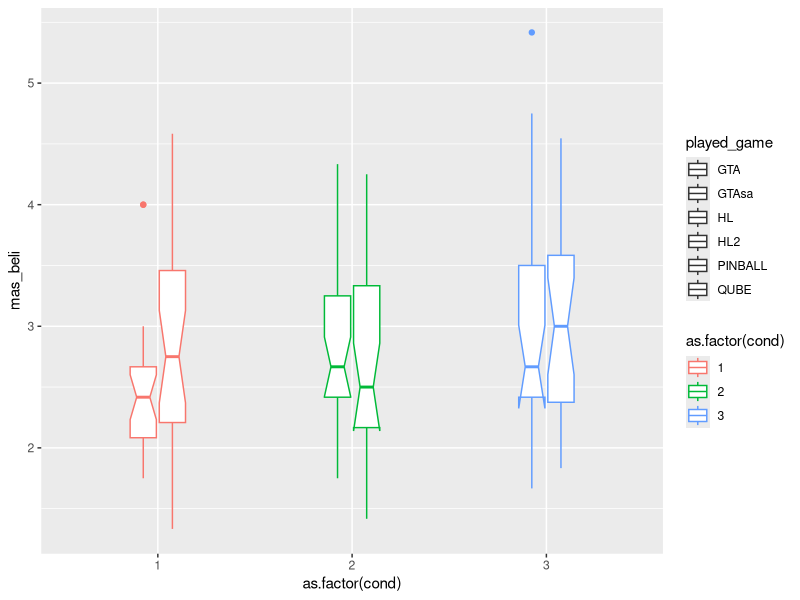
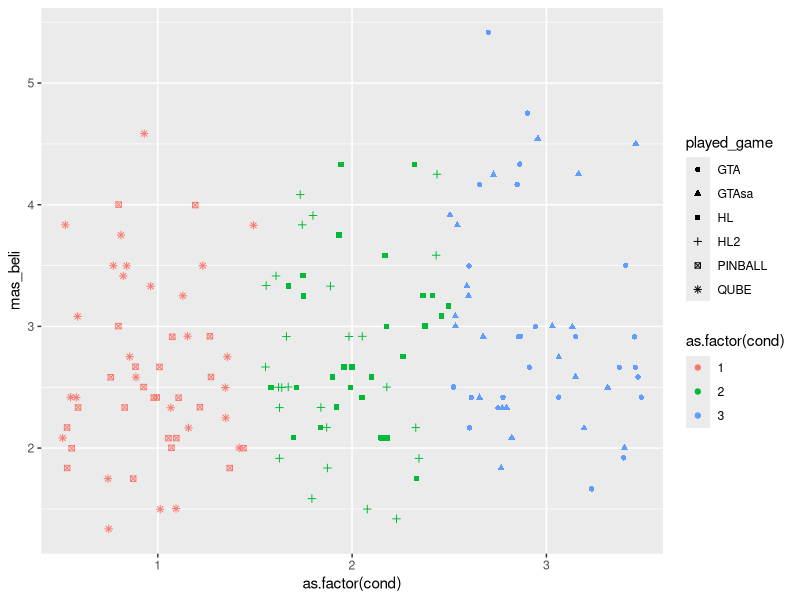
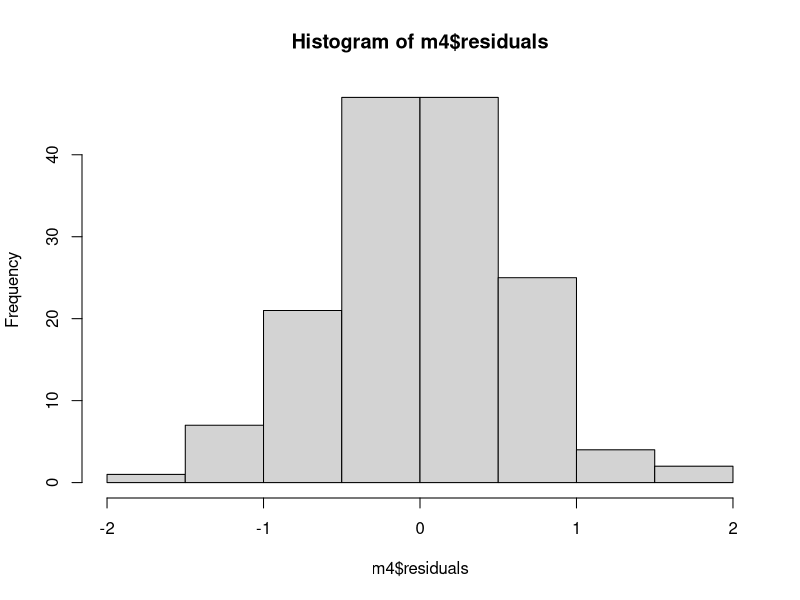
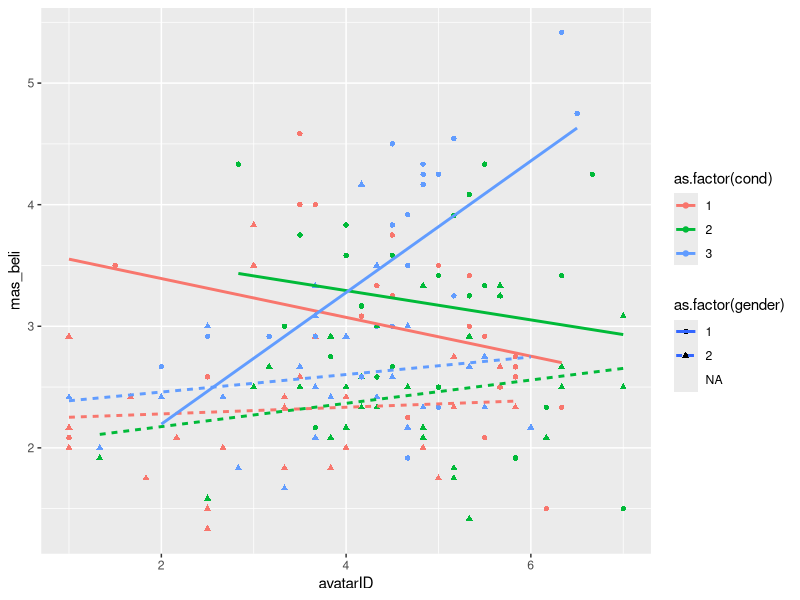
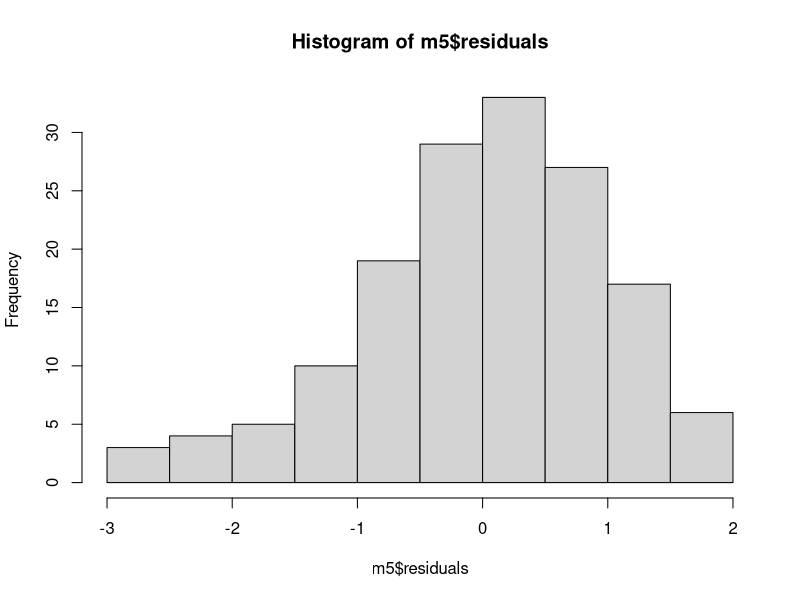
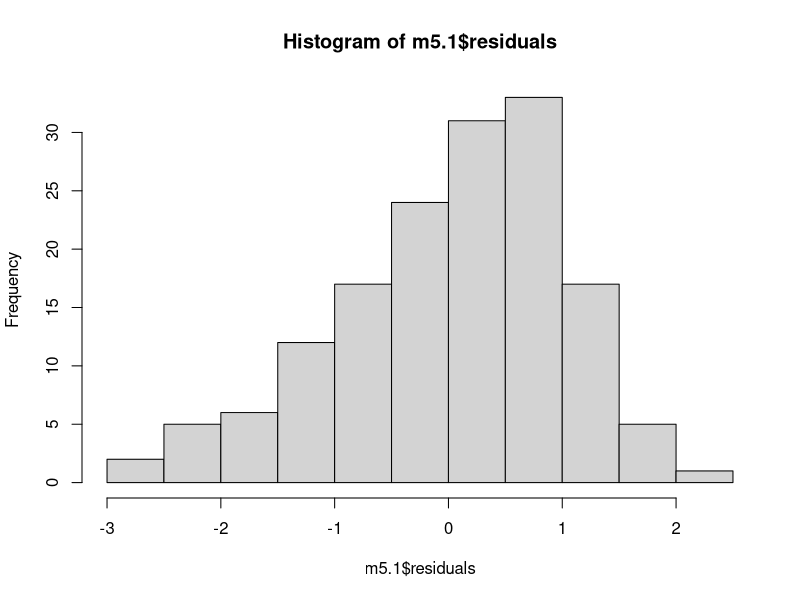
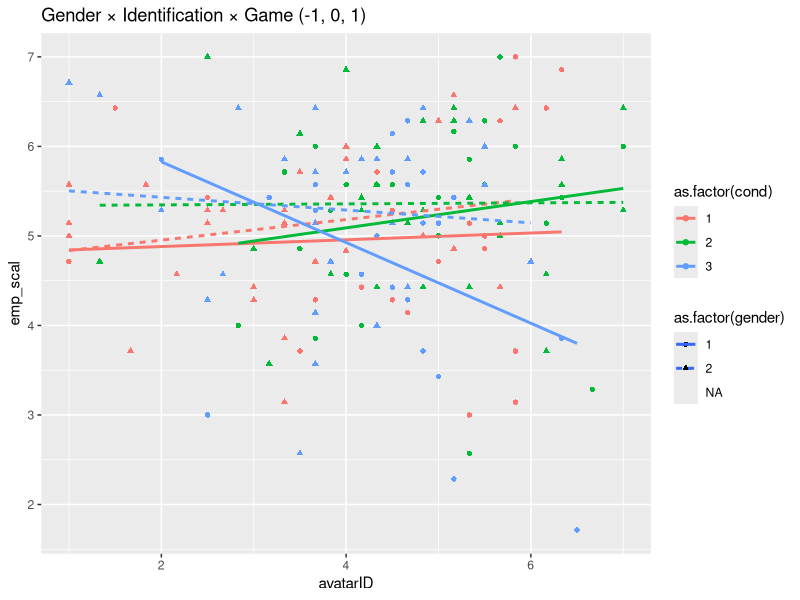
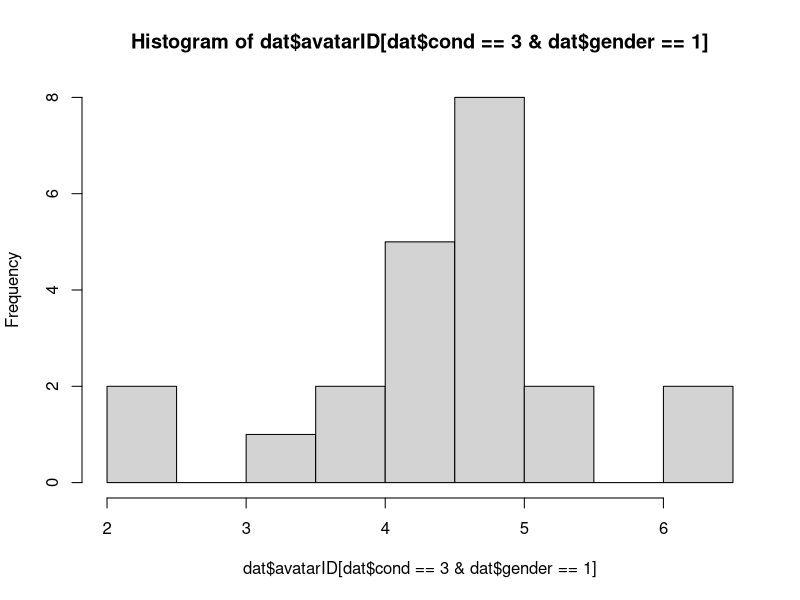

Write the R code that produced these figures, in order. (Note: this script raises an error after producing the figures.)
# re-analysis of Gabbiadini et al. 2016
library(psych)
library(dplyr)
library(magrittr)
library(ggplot2)
library(lavaan)
library(car)

dat = read.csv("data_set_PLOS.csv")
table(dat$played_game, dat$condition, useNA = 'always')
table(dat$played_game, dat$cond, useNA = 'always')

# Experimental assignment
dat %>% 
  select(played_game:cond) %>% 
  distinct

# Avatar identification
dat %>% 
  select(avatar_id_embodied_presence1:avatar_id_char_empathy4) %>% 
  glimpse

# Masculine beliefs
dat %>% 
  select(MRNI1_aggr:MRNI15_restremotionality) %>% 
  glimpse

# Do these really belong together -- "demonstrate physical prowess" v 
# "use any means to 'convince' a girl to have sex"
dat %>% 
  select(MRNI1_aggr:MRNI15_restremotionality) %>% 
  psych::alpha()
# I guess so.  

# Empathy for victim?
dat %>% 
  select(Empathy_comprensione:Empathy_disinteresseR) %>% 
  glimpse

# Game rating. Was there a Game_rating_involvement1?
dat %>% 
  select(game_rating_involvement2_eccitante:game_rating_involvement3_coinvolgente) %>% 
  glimpse


# Analysis ---
# Effects of game on empathy towards women -- zilch ----
# I'm guessing "emp_scal" is their outcome -- empathy towards female violence victim
dat %>% 
  select(Empathy_comprensione:Empathy_disinteresse) %>% 
  psych::alpha(check.keys = T)

dat %>% 
  select(Empathy_comprensione:Empathy_disinteresse, emp_scal) %>% 
  cor(use = "pairwise") %>% 
  round(3)

m1 = aov(emp_scal ~ as.factor(condition), data = dat)
summary(m1)
TukeyHSD(m1) 

m1.1 = lm(emp_scal ~ cond, data = dat)
summary(m1.1)

tapply(dat$emp_scal, dat$cond, mean, na.rm = T)

# Moderated by gender?
m1.2 = lm(emp_scal ~ condition * as.factor(gender), data = dat)
summary(m1.2)
Anova(m1.2, type = 3) # No

# Get means by gender
tapply(dat$emp_scal, INDEX = list(dat$condition, dat$gender), FUN = mean, na.rm = T)
aov(emp_scal ~ condition, data = dat[dat$gender == 1,]) %>% TukeyHSD()
# No differences even among men

# Effects of game on masculine beliefs ----
# ANOVA
m2 = aov(mas_beli ~ condition, data = dat)
summary(m2)
TukeyHSD(m2) # GTA differs from nonviolent, p = .03

# Linear contrast
m2.1 = lm(mas_beli ~ cond, data = dat)
summary(m2.1)

ggplot(dat, aes(x = as.factor(cond), y = mas_beli, 
                col = as.factor(cond), shape = played_game)) +
  geom_boxplot(width = .3, notch = T)

ggplot(dat, aes(x = as.factor(cond), y = mas_beli, 
                col = as.factor(cond), shape = played_game)) +
  geom_point(position = position_jitter(width = .5))

# Identification with game character ----
# Greatest identification in half-life
m3 = aov(avatarID ~ condition, data = dat)
summary(m3)
TukeyHSD(m3) # HL is greater than GTA, greater than Qube/pinball

# compare to total scale
m3.1 = aov(avatar_id ~ condition, data = dat)
summary(m3.1)
TukeyHSD(m3.1) # HL is greater than GTA, greater than Qube/pinball

# Our predicted 3-way interaction between game, gender, and identification ---
m4 = lm(mas_beli ~ condition*as.factor(gender)*avatarID, data = dat)
summary(m4)
hist(m4$residuals)

ggplot(dat, aes(x = avatarID, y = mas_beli, col = as.factor(cond), 
                lty = as.factor(gender), shape = as.factor(gender))) +
  geom_point() + 
  geom_smooth(method = "lm", se = F)

# Does that 3-way interaction generalize to the primary outcome? ---
m5 = lm(emp_scal ~ as.factor(cond)*as.factor(gender)*avatarID, data = dat)
summary(m5) # No it does not
hist(m5$residuals)
Anova(m5, type = 3)

# Ordinal code?
m5.1 = lm(emp_scal ~ cond*as.factor(gender)*avatarID, data = dat)
summary(m5.1) # Still the answer is no
hist(m5.1$residuals)
Anova(m5.1, type = 3)

ggplot(dat, aes(x = avatarID, y = emp_scal, col = as.factor(cond), 
                lty = as.factor(gender), shape = as.factor(gender))) +
  geom_point() + 
  geom_smooth(method = 'lm', se = F) +
  ggtitle("Gender × Identification × Game (-1, 0, 1)")

# Kinda? But not significantly so.

# So just how many highly-identified violent male gamers are there?
hist(dat$avatarID[dat$cond == 3 & dat$gender == 1], breaks = 7)
sum(dat$avatarID[dat$cond == 3 & dat$gender == 1] > 4) # about 17
length(dat$avatarID[dat$cond == 3 & dat$gender == 1]) # out of 22

ggplot(dat, aes(x = mas_beli, y = emp_scal, col = as.factor(gender))) +
  geom_point() +
  geom_smooth(method = "lm")

# Were these two factors correlated in the control group? Yeah
dat %>% 
  filter(cond == 1) %>% 
  select(gender, mas_beli, emp_scal) %>% 
  cor(use = 'pairwise') %>% 
  round(3)

dat %>% 
  filter(cond == 1) %>% 
  ggplot(aes(x = mas_beli, y = emp_scal, col = as.factor(gender))) +
  geom_point() + 
  geom_smooth(method = "lm")

# Not sure if I'm contrast-coding this correctly
model.check = lm(emp_scal ~ mas_beli * C(as.factor(gender), "contr.treatment"), data = dat, subset = cond == 1)
summary(model.check)

# SEM ----
modelSEM = {
  "emp_scal ~ mas_beli
  mas_beli ~ cond101 + gend_con + avatad_IDcent +
              gender_codxcond101 + avatad_IDcentxgendercod + avatad_IDcentxcond101 +
              avatad_IDcentxgendercodxcond101"
}

model.sem = sem(modelSEM, data = dat)
summary(model.sem)



# How many have avatar_id > 4.29?
dat %>% 
  filter(condition == "GTA", gender == 1) %>% 
  select(avatarID)

dat %>% 
  filter(condition == "GTA", gender == 1) %>% 
  with(., hist(avatarID))

dat %>% 
  filter(condition == "GTA", gender == 1) %>% 
  with(., hist(avatarID, breaks = c(2, 3, 4, 4.2583, 5, 6, 7), freq = T))
abline(v = 4.2583, col = "red", lwd = 2)

dat %>% 
  filter(condition == "GTA", gender == 1) %>% 
  with(., table(avatarID > 4.2583))
  
# Why are avatar_id and avatarID different?
with(dat, plot(avatarID, avatar_id))

# avatarID seems to be the one used in the process model
with(dat, plot(avatarID, avatad_IDcent))

# Why do avatarID and avatar_id differ?
# AvatarID is just the "embodied presence" subscale of the identification measure
# Embodied presence subscale:
dat %>% 
  select(avatar_id_embodied_presence1:avatar_id_embodied_presence6) %>% 
  apply(1, FUN = mean) %T>% 
  plot(x = ., y = dat$avatarID, 
       main = "avatarID is embodied presence subscale",
       xlab = "subscale mean") %>%
  plot(x = ., y = dat$avatar_id,
       main = "avatar_id is not embodied presence subscale",
       xlab = "subscale mean") 

# Total measure mean:
dat %>% 
  select(avatar_id_embodied_presence1:avatar_id_char_empathy4) %>% 
  apply(1, FUN = mean) %T>% 
  plot(x = ., y = dat$avatarID, 
       main = "avatarID is not total measure mean",
       xlab = "Total measure mean") %>% 
  plot(x = ., y = dat$avatar_id, 
       main = "avatar_id is the total measure mean",
       xlab = "Total measure mean")  

# Are the means in table 2 avatarID or avatar_id?
tapply(dat$avatarID, dat$condition, FUN = mean) # matches
tapply(dat$avatar_id, dat$condition, FUN = mean) # does not match



# How about in GLM?
fit.x = lm(emp_scal ~ condition * as.factor(gend_con) * avatar_id, data = dat) 
summary(fit.x)

# Looking at models & plots within critical subset -----
# The critical region? Males w/ ID > 4.258
dat.crit = dat %>% 
  filter(avatarID > 4.2583, gend_con == 1) 

# Null results in total-sample GLM
m = lm(emp_scal ~ cond101*as.factor(gend_con)*avatarID, data = dat)
summary(m); Anova(m, type = 3)
# Null main effect in critical subsample GLM
m.crit = lm(emp_scal ~ cond101, data = dat.crit)
summary(m.crit); hist(m.crit$residuals)
# Significant interaction in critical subsample GLM
m.crit2 = lm(emp_scal ~ cond101*avatarID, data = dat.crit)
summary(m.crit2); hist(m.crit2$residuals)

# All subjects
ggplot(dat, aes(x = condition, y = emp_scal)) +
  geom_violin() +
  geom_boxplot(width = .2, notch = T) +
  ggtitle("All subjects")

# All males
dat %>% 
  filter(gend_con == 1) %>% 
  ggplot(aes(x = condition, y = emp_scal)) +
  geom_violin() +
  geom_boxplot(width = .2, notch = T) +
  ggtitle("All males")

# Critical region
ggplot(dat.crit, aes(x = condition, y = emp_scal)) +
  geom_violin() +
  geom_boxplot(width = .2, notch = T) +
  #geom_point(alpha = .25) +
  ggtitle("Only the Highly-Identified Males")

# Regression lines
ggplot(dat, aes(x = avatarID, y = emp_scal, col = condition, lty = as.factor(gend_con))) +
  geom_point() +
  geom_smooth(method = 'lm', se = F) +
  ggtitle("3-Way interaction among all subjects")

dat %>% 
  filter(gend_con == 1, avatarID > 4.25) %>% 
  ggplot(aes(x = avatarID, y = emp_scal, col = condition)) +
  geom_point() +
  geom_smooth(method = 'lm') +
  geom_point(data = dat, 
             aes(x = avatarID, y = emp_scal, col = condition), 
             alpha = .15) +
  ggtitle("Regression within only highly-identified males")

dat = dat %>% 
  mutate(crit_code = ifelse(dat$gend_con == 1 & dat$avatarID > 4.2583 & dat$condition == "GTA", "Yes", "No"))

ggplot(dat, aes(x = avatarID, y = emp_scal, col = crit_code)) +
  geom_point() +
  geom_smooth(method = "lm") +
  ggtitle("Empathy as function of critical combo")

ggplot(dat, aes(x = crit_code, y = emp_scal, col = crit_code)) +
  geom_violin() +
  geom_boxplot(width = .25, notch = T)
